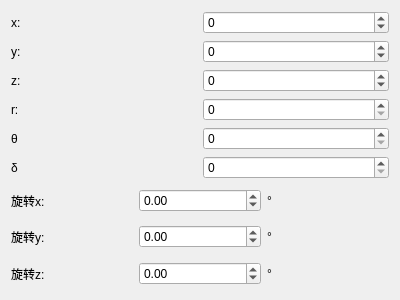
<?xml version="1.0" encoding="UTF-8"?>
<ui version="4.0">
 <class>Cylinder</class>
 <widget class="QWidget" name="Cylinder">
  <property name="geometry">
   <rect>
    <x>0</x>
    <y>0</y>
    <width>400</width>
    <height>300</height>
   </rect>
  </property>
  <property name="windowTitle">
   <string>Form</string>
  </property>
  <layout class="QVBoxLayout" name="verticalLayout_2">
   <item>
    <layout class="QVBoxLayout" name="verticalLayout">
     <item>
      <layout class="QHBoxLayout" name="horizontalLayout_15">
       <item>
        <widget class="QLabel" name="label_24">
         <property name="text">
          <string>x:</string>
         </property>
        </widget>
       </item>
       <item>
        <widget class="QSpinBox" name="spinBoxx">
         <property name="minimum">
          <number>-1000000</number>
         </property>
         <property name="maximum">
          <number>1000000</number>
         </property>
        </widget>
       </item>
      </layout>
     </item>
     <item>
      <layout class="QHBoxLayout" name="horizontalLayout_14">
       <item>
        <widget class="QLabel" name="label_23">
         <property name="text">
          <string>y:</string>
         </property>
        </widget>
       </item>
       <item>
        <widget class="QSpinBox" name="spinBoxy">
         <property name="minimum">
          <number>-1000000</number>
         </property>
         <property name="maximum">
          <number>1000000</number>
         </property>
        </widget>
       </item>
      </layout>
     </item>
     <item>
      <layout class="QHBoxLayout" name="horizontalLayout_12">
       <item>
        <widget class="QLabel" name="label_21">
         <property name="text">
          <string>z:</string>
         </property>
        </widget>
       </item>
       <item>
        <widget class="QSpinBox" name="spinBoxz">
         <property name="minimum">
          <number>-1000000</number>
         </property>
         <property name="maximum">
          <number>1000000</number>
         </property>
        </widget>
       </item>
      </layout>
     </item>
     <item>
      <layout class="QHBoxLayout" name="horizontalLayout_13">
       <item>
        <widget class="QLabel" name="label_22">
         <property name="text">
          <string>r:</string>
         </property>
        </widget>
       </item>
       <item>
        <widget class="QSpinBox" name="spinBoxr">
         <property name="maximum">
          <number>1000000</number>
         </property>
        </widget>
       </item>
      </layout>
     </item>
     <item>
      <layout class="QHBoxLayout" name="horizontalLayout_17">
       <item>
        <widget class="QLabel" name="label_26">
         <property name="text">
          <string>θ</string>
         </property>
        </widget>
       </item>
       <item>
        <widget class="QSpinBox" name="spinBoxtheta">
         <property name="maximum">
          <number>360</number>
         </property>
        </widget>
       </item>
      </layout>
     </item>
     <item>
      <layout class="QHBoxLayout" name="horizontalLayout_18">
       <item>
        <widget class="QLabel" name="label_27">
         <property name="text">
          <string>δ</string>
         </property>
        </widget>
       </item>
       <item>
        <widget class="QSpinBox" name="spinBoxdelta">
         <property name="maximum">
          <number>360</number>
         </property>
        </widget>
       </item>
      </layout>
     </item>
     <item>
      <layout class="QHBoxLayout" name="horizontalLayout_6">
       <item>
        <widget class="QLabel" name="label_9">
         <property name="text">
          <string>旋转x:</string>
         </property>
        </widget>
       </item>
       <item>
        <widget class="QDoubleSpinBox" name="doubleSpinBoxRotateX">
         <property name="minimum">
          <double>-360.000000000000000</double>
         </property>
         <property name="maximum">
          <double>360.000000000000000</double>
         </property>
         <property name="value">
          <double>0.000000000000000</double>
         </property>
        </widget>
       </item>
       <item>
        <widget class="QLabel" name="label_10">
         <property name="text">
          <string>°</string>
         </property>
        </widget>
       </item>
      </layout>
     </item>
     <item>
      <layout class="QHBoxLayout" name="horizontalLayout_9">
       <item>
        <widget class="QLabel" name="label_15">
         <property name="text">
          <string>旋转y:</string>
         </property>
        </widget>
       </item>
       <item>
        <widget class="QDoubleSpinBox" name="doubleSpinBoxRotateY">
         <property name="minimum">
          <double>-360.000000000000000</double>
         </property>
         <property name="maximum">
          <double>360.000000000000000</double>
         </property>
         <property name="value">
          <double>0.000000000000000</double>
         </property>
        </widget>
       </item>
       <item>
        <widget class="QLabel" name="label_16">
         <property name="text">
          <string>°</string>
         </property>
        </widget>
       </item>
      </layout>
     </item>
     <item>
      <layout class="QHBoxLayout" name="horizontalLayout_8">
       <item>
        <widget class="QLabel" name="label_13">
         <property name="text">
          <string>旋转z:</string>
         </property>
        </widget>
       </item>
       <item>
        <widget class="QDoubleSpinBox" name="doubleSpinBoxRotateZ">
         <property name="minimum">
          <double>-360.000000000000000</double>
         </property>
         <property name="maximum">
          <double>360.000000000000000</double>
         </property>
         <property name="value">
          <double>0.000000000000000</double>
         </property>
        </widget>
       </item>
       <item>
        <widget class="QLabel" name="label_14">
         <property name="text">
          <string>°</string>
         </property>
        </widget>
       </item>
      </layout>
     </item>
    </layout>
   </item>
  </layout>
 </widget>
 <resources/>
 <connections/>
</ui>
